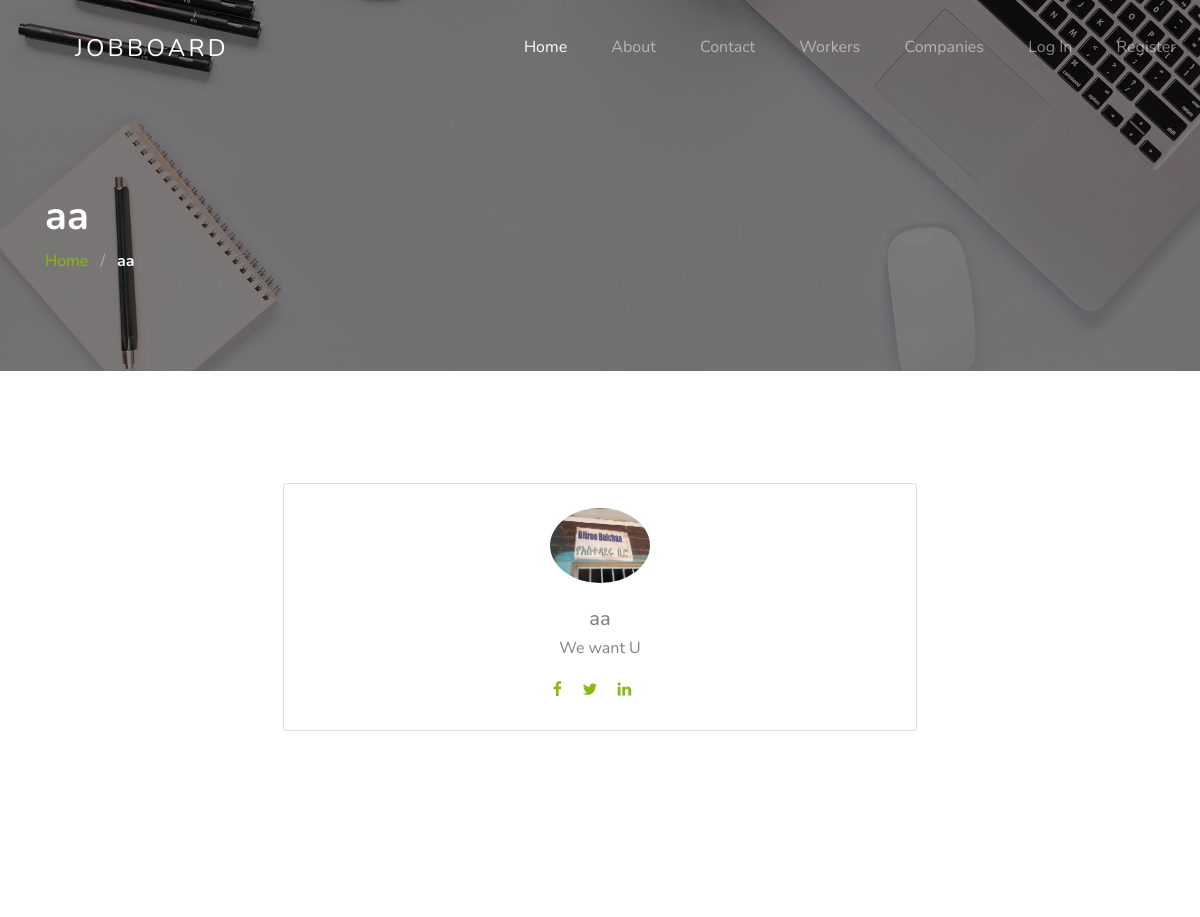
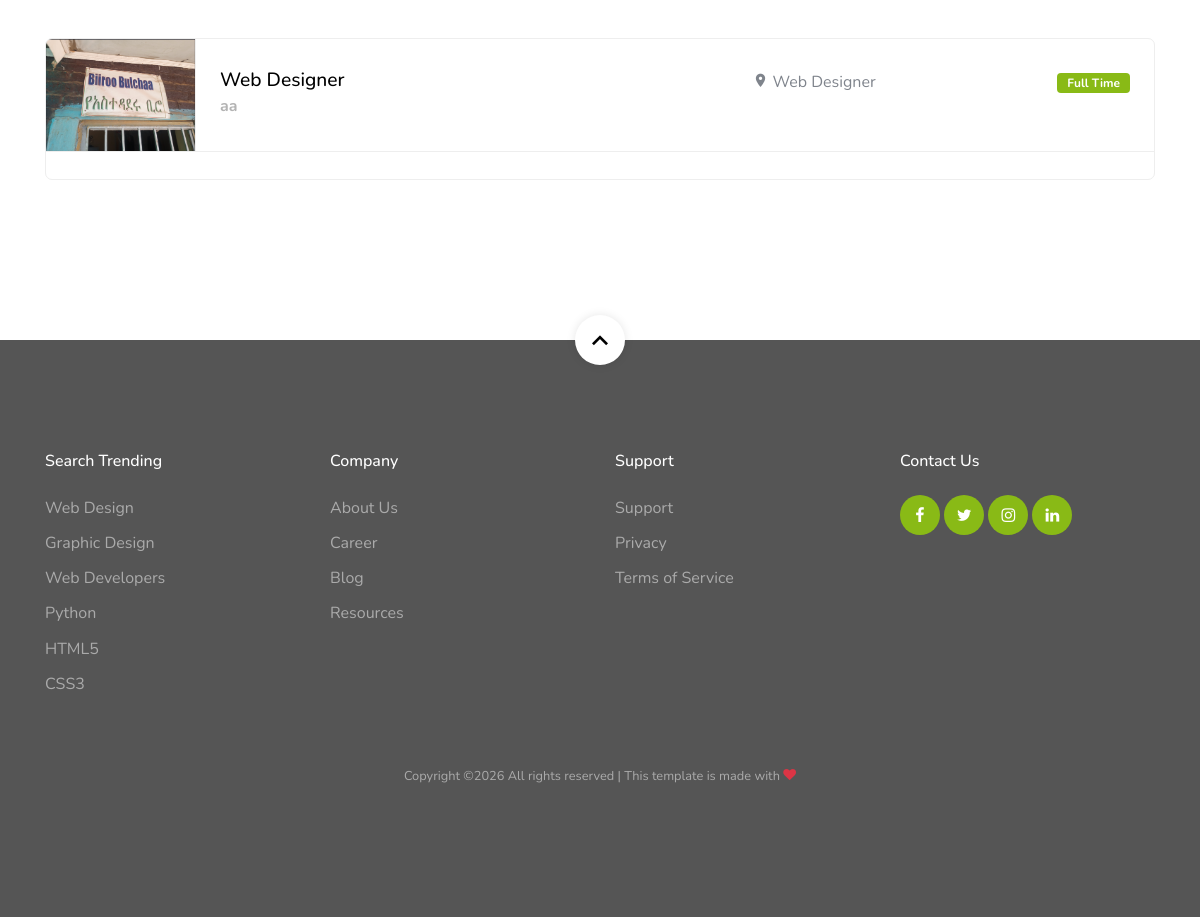
/users/public-profile.php?id=6, run on the app's committed database (2 pictures, top to bottom).
### tables this page shows
CREATE TABLE `users` (
  `id` int(3) NOT NULL,
  `username` varchar(200) NOT NULL,
  `email` varchar(200) NOT NULL,
  `mypassword` varchar(200) NOT NULL,
  `img` varchar(200) NOT NULL,
  `type` varchar(200) NOT NULL,
  `cv` varchar(200) DEFAULT NULL,
  `title` varchar(200) DEFAULT NULL,
  `bio` varchar(500) DEFAULT NULL,
  `facebook` varchar(200) DEFAULT NULL,
  `twitter` varchar(200) DEFAULT NULL,
  `linkedin` varchar(200) DEFAULT NULL,
  `created_at` timestamp NOT NULL DEFAULT current_timestamp()
);

CREATE TABLE `jobs` (
  `id` int(3) NOT NULL,
  `job_title` varchar(200) NOT NULL,
  `job_region` varchar(200) NOT NULL,
  `job_type` varchar(200) NOT NULL,
  `vacancy` int(3) NOT NULL,
  `job_category` varchar(200) NOT NULL,
  `experience` varchar(200) NOT NULL,
  `salary` varchar(200) NOT NULL,
  `gender` varchar(200) NOT NULL,
  `application_deadline` varchar(200) NOT NULL,
  `job_description` text NOT NULL,
  `responsibilities` text NOT NULL,
  `education_experience` text NOT NULL,
  `other_benifits` text NOT NULL,
  `company_email` varchar(200) NOT NULL,
  `company_name` varchar(200) NOT NULL,
  `company_id` int(3) NOT NULL,
  `company_image` varchar(200) NOT NULL,
  `status` int(3) NOT NULL DEFAULT 0,
  `created_at` timestamp NOT NULL DEFAULT current_timestamp()
);

### users/public-profile.php (the view, shortened to what this page needs)
<?php
require "../config/config.php";
if (isset($_GET['id'])) {
    $id = $_GET['id'];
    $select = $conn->prepare("SELECT * FROM users WHERE id=:id");
    $select->execute([':id' => $id]);
    $profile = $select->fetch(PDO::FETCH_OBJ);
    $jobs = $conn->prepare("SELECT * FROM jobs WHERE company_id=:company_id AND status=:status");
    $jobs->execute(['company_id' => $id, ':status' => 1]);
    $moreJobs = $jobs->fetchALL(PDO::FETCH_OBJ);
} else {
    echo "404";
}
?>
<?php
require "../includes/header.php";
?>
<section class="section-hero overlay inner-page bg-image" style="background-image: url('<?php echo APPURL; ?>/images/hero_1.jpg');" id="home-section">
    <div class="container">
        <div class="row">
            <div class="col-md-7">
                <h1 class="text-white font-weight-bold"><?php echo $profile->username; ?></h1>
                <div class="custom-breadcrumbs">
                    <a href="<?php echo APPURL; ?>">Home</a> <span class="mx-2 slash">/</span>
                    <span class="text-white"><strong><?php echo $profile->username; ?></strong></span>
                </div>
            </div>
        </div>
    </div>
</section>
<section class="site-section" style="" id="home-section">
    <div class="container">
        <div class="row d-flex justify-content-center">
            <div class="col-md-7">
                <div class="card p-3 py-4">
                    <div class="text-center">
                        <img src="user-images/<?php echo $profile->img; ?>" width="100" class="rounded-circle">
                    </div>
                    <div class="text-center mt-3">
                        <h5 class="mt-2 mb-0"><?php echo $profile->username; ?></h5>
                        <div class="px-4 mt-1">
                            <p class="fonts"><?php echo $profile->bio; ?></p>
                        </div>
                        <div class="px-3">
                            <a href="<?php echo $profile->facebook; ?>" class="pt-3 pb-3 pr-3 pl-0 underline-none"><span class="icon-facebook"></span></a>
                            <a href="<?php echo $profile->twitter; ?>" class="pt-3 pb-3 pr-3 pl-0"><span class="icon-twitter"></span></a>
                            <a href="<?php echo $profile->linkedin; ?>" class="pt-3 pb-3 pr-3 pl-0"><span class="icon-linkedin"></span></a>
                        </div>
                    </div>
                </div>
            </div>
        </div>
    </div>
</section>
<section class="site-section">
    <div class="container">
        <ul class="job-listings mb-5">
            <?php foreach ($moreJobs as $oneJob): ?>
                <li
                    class="job-listing d-block d-sm-flex pb-3 pb-sm-0 align-items-center">
                    <a href="<?php echo APPURL; ?>jobs/job-single.php?id=<?php echo $oneJob->id; ?>"></a>
                    <div class="job-listing-logo">
                        <img
                            src="./user-images/<?php echo $oneJob->company_image; ?>"
                            alt="Free Website Template by Free-Template.co"
                            class="img-fluid" />
                    </div>
                    <div
                        class="job-listing-about d-sm-flex custom-width w-100 justify-content-between mx-4">
                        <div
                            class="job-listing-position custom-width w-50 mb-3 mb-sm-0">
                            <h2><?php echo $oneJob->job_title; ?></h2>
                            <strong><?php echo $oneJob->company_name; ?></strong>
                        </div>
                        <div
                            class="job-listing-location mb-3 mb-sm-0 custom-width w-25">
                            <span class="icon-room"></span> <?php echo $oneJob->job_title; ?>
                        </div>
                        <div class="job-listing-meta">
                            <span class="badge badge-<?php if ($oneJob->job_type == 'Part Time') {
                                                            echo 'danger';
                                                        } else {
                                                            echo 'success';
                                                        }  ?>"><?php echo $oneJob->job_type; ?></span>
                        </div>
                    </div>
                </li>
                <br>
            <?php endforeach; ?>
        </ul>
    </div>
</section>
<?php
require "../includes/footer.php";
?>

### css/style.css (style rules this page uses)
body { font-weight: 400; font-size: 1rem; line-height: 1.7; position: relative; }
body:after { content: ""; position: absolute; top: 0; left: 0; right: 0; bottom: 0; background: rgba(0, 0, 0, 0.7); z-index: 100; opacity: 0; visibility: hidden; -webkit-transition: .3s all ease; -o-transition: .3s all ease; transition: .3s all ease; }
h1, h2, h3, h4 { color: #000; }
.site-section { padding-top: 7rem; padding-bottom: 7rem; position: relative; z-index: 2; }
.bg-image { background-size: cover; background-position: center center; background-repeat: no-repeat; }
.job-listings { padding: 0; margin: 0; border: 1px solid #eee; border-radius: 7px; overflow: hidden; position: relative; background: #fff; }
.job-listings .badge { color: #fff; padding: 4px 10px; }
.job-listings .job-listing { position: relative; border-bottom: 1px solid #eee; -webkit-transition: .3s all ease; -o-transition: .3s all ease; transition: .3s all ease; }
.job-listings .job-listing a { position: absolute; width: 100%; height: 100%; -webkit-transition: .3s all ease; -o-transition: .3s all ease; transition: .3s all ease; }
.job-listings .job-listing .job-listing-logo { -webkit-box-flex: 0; -ms-flex: 0 0 150px; flex: 0 0 150px; border-right: 1px solid #eee; }
.job-listings .job-listing-position h2 { font-size: 1.2rem; margin-bottom: 0; }
.job-listings .job-listing-position strong { color: #b3b3b3; }
.custom-breadcrumbs a { color: #89ba16; }
.custom-breadcrumbs .slash { color: rgba(255, 255, 255, 0.4); }
.section-hero, .section-hero > .container > .row { height: 100vh; min-height: 900px; }
.section-hero.inner-page, .section-hero.inner-page > .container > .row { height: auto; min-height: auto; padding-top: 6em; padding-bottom: 3em; }
.section-hero.overlay, .section-hero.overlay-2 { position: relative; }
.section-hero.overlay:before, .section-hero.overlay-2:before { z-index: 1; position: absolute; content: ""; top: 0; left: 0; right: 0; bottom: 0; background: rgba(0, 0, 0, 0.5); }
.section-hero > .container { z-index: 2; position: relative; }

### data on the page
users: username "aa", img (picture), bio "We want U"
jobs: company_image (picture), job_title "Web Designer", company_name "aa", job_type "Full Time"
